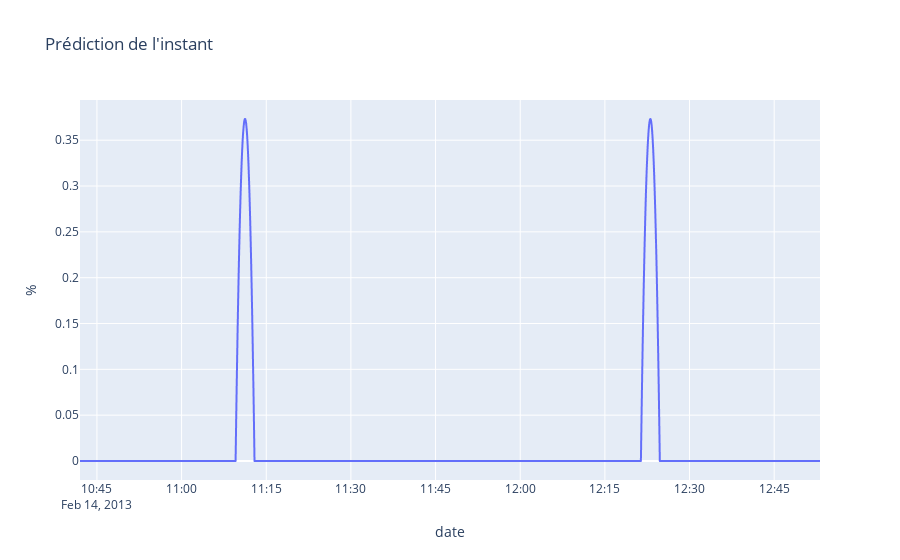

Source (notebook cell):
### Markdown cell above
Affichons le score du troisième individu.

### Code cell
import plotly.express as px

df = ST[1]
p = S.belief(df)
mx = np.argmax(p)
print("Maximum for point", mx, "at", df.index[mx])
px.line(x=df.index,y=p*100,
        height=300,
        title="Prédiction de l'instant",
        labels={'x':'date', 'y':'%'})

### Figure 1 — Plotly figure (JSON) as saved in the notebook; plotly's stock layout.template omitted (floating-point values rounded to 4 significant figures; data arrays with more than 128 entries replaced by an {"elided": "..."} marker saying what was removed)
{"data": [{"hovertemplate": "date=%{x}<br>%=%{y}<extra></extra>", "legendgroup": "", "line": {"color": "#636efa", "dash": "solid"}, "mode": "lines", "name": "", "showlegend": false, "type": "scattergl", "x": {"elided": "7868 str values"}, "xaxis": "x", "y": {"elided": "7868 float values"}, "yaxis": "y"}], "layout": {"autosize": true, "legend": {"tracegroupgap": 0}, "title": {"text": "Prédiction de l'instant"}, "xaxis": {"anchor": "y", "autorange": true, "domain": [0, 1], "range": ["2013-02-14 10:42", "2013-02-14 12:53:07"], "title": {"text": "date"}, "type": "date"}, "yaxis": {"anchor": "x", "autorange": true, "domain": [0, 1], "range": [-0.02073, 0.3939], "title": {"text": "%"}, "type": "linear"}}}
